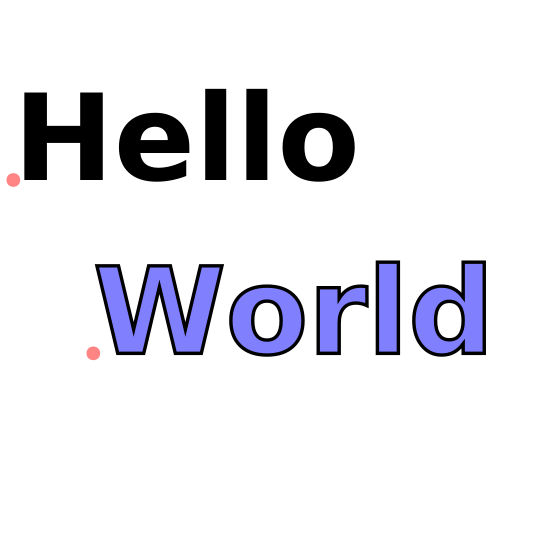

The script that drew this image:
#!/usr/bin/env python3
# -*- coding: utf-8 -*-

# Copyright (c) 2014 Jérémie DECOCK (http://www.jdhp.org)

# Permission is hereby granted, free of charge, to any person obtaining a copy
# of this software and associated documentation files (the "Software"), to deal
# in the Software without restriction, including without limitation the rights
# to use, copy, modify, merge, publish, distribute, sublicense, and/or sell
# copies of the Software, and to permit persons to whom the Software is
# furnished to do so, subject to the following conditions:

# The above copyright notice and this permission notice shall be included in
# all copies or substantial portions of the Software.
 
# THE SOFTWARE IS PROVIDED "AS IS", WITHOUT WARRANTY OF ANY KIND, EXPRESS OR
# IMPLIED, INCLUDING BUT NOT LIMITED TO THE WARRANTIES OF MERCHANTABILITY,
# FITNESS FOR A PARTICULAR PURPOSE AND NONINFRINGEMENT. IN NO EVENT SHALL THE
# AUTHORS OR COPYRIGHT HOLDERS BE LIABLE FOR ANY CLAIM, DAMAGES OR OTHER
# LIABILITY, WHETHER IN AN ACTION OF CONTRACT, TORT OR OTHERWISE, ARISING FROM,
# OUT OF OR IN CONNECTION WITH THE SOFTWARE OR THE USE OR OTHER DEALINGS IN
# THE SOFTWARE.


# SEE:
# - http://cairographics.org/samples/
# - http://cairographics.org/documentation/pycairo/3/reference/index.html
# - http://cairographics.org/pycairo/tutorial/
# - http://www.tortall.net/mu/wiki/CairoTutorial

import cairo
import math

WIDTH, HEIGHT = 400, 400

def main():
    """Main function"""

    # Image surfaces provide the ability to render to memory buffers either
    # allocated by cairo or by the calling code.
    # List of supported surfaces: http://www.cairographics.org/manual/cairo-surfaces.html
    surface = cairo.SVGSurface("text.svg", WIDTH, HEIGHT)

    # cairo.Context is the object that you send your drawing commands to.
    context = cairo.Context(surface)

    ### DRAW ###
     
    # context.set_source_rgb(0., 0., 0.)
    # context.set_source_rgba(0., 0., 0., 1.)
    #   Sets the source pattern within context to an opaque color. This opaque color
    #   will then be used for any subsequent drawing operation until a new source
    #   pattern is set.
    #   The color components are floating point numbers in the range 0 to 1. If
    #   the values passed in are outside that range, they will be clamped.
    #   The default source pattern is opaque black, (that is, it is equivalent to
    #   cairo_set_source_rgb(context, 0.0, 0.0, 0.0)).
    #   Using set_source_rgb(r, g, b) is equivalent to using
    #   set_source_rgba(r, g, b, 1.0), and it sets your source color to use
    #   full opacity. 
    #
    # context.stroke()
    #   The stroke() operation takes a virtual pen along the current path
    #   according to the current line width, line join, line cap, and dash
    #   settings. After cairo_stroke(), the current path will be cleared from
    #   the cairo context.
    #   See http://www.cairographics.org/manual/cairo-cairo-t.html#cairo-stroke
    #
    # context.fill()
    #   A drawing operator that fills the current path according to the current
    #   fill rule, (each sub-path is implicitly closed before being filled).
    #   After cairo_fill(), the current path will be cleared from the cairo
    #   context.
    #   See http://www.cairographics.org/manual/cairo-cairo-t.html#cairo-fill

    context.set_line_width(0.02)

    context.set_source_rgb(1, 1, 1)
    context.rectangle(0, 0, WIDTH, HEIGHT)
    context.fill()

    # TEXT

    context.set_source_rgb(0, 0, 0)

    context.select_font_face("Sans", cairo.FONT_SLANT_NORMAL, cairo.FONT_WEIGHT_BOLD)
    context.set_font_size(90.0)

    context.move_to(10.0, 135.0)
    context.show_text("Hello")     # SHOW_TEXT

    ###

    context.move_to(70.0, 265.0)
    context.text_path("World")     # TEXT_PATH
    context.set_source_rgb(0.5, 0.5, 1)
    context.fill_preserve()

    context.set_source_rgb(0, 0, 0)
    context.set_line_width(2.56)
    context.stroke()

    # DRAW HELPING LINES

    context.set_source_rgba(1, 0.2, 0.2, 0.6)
    context.arc(10.0, 135.0, 5.12, 0, math.radians(360))
    context.close_path()
    context.arc(70.0, 265.0, 5.12, 0, math.radians(360))
    context.fill()

    ### WRITE THE SVG FILE ###

    surface.finish()

if __name__ == '__main__':
    main()
